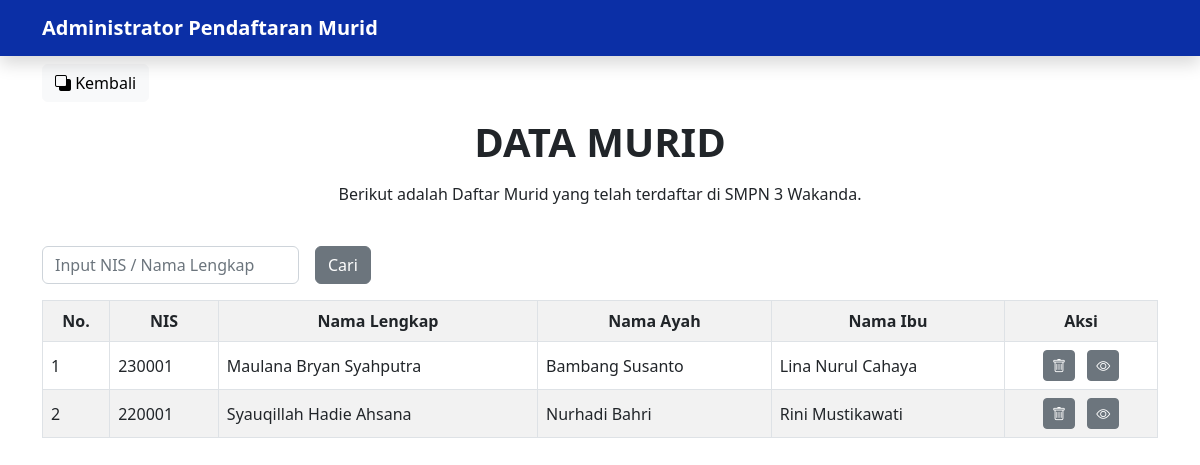
The page /tugas/dataMurid.php (signed in) on the database its author committed.
### tables this page shows
CREATE TABLE `murid` (
  `tanggalPengisian` date NOT NULL,
  `NIS` varchar(10) NOT NULL,
  `jenisPendaftaran` varchar(15) NOT NULL,
  `tanggalMasuk` date NOT NULL,
  `noPesertaUjian` varchar(20) NOT NULL,
  `paud` varchar(5) NOT NULL,
  `tk` varchar(5) NOT NULL,
  `noSKHUN` int(16) DEFAULT NULL,
  `noIjazah` int(16) NOT NULL,
  `hobi` varchar(25) NOT NULL,
  `citaCita` varchar(50) NOT NULL,
  `namaLengkap` varchar(100) NOT NULL,
  `jenisKelamin` varchar(10) NOT NULL,
  `NISN` varchar(10) NOT NULL,
  `NIK` varchar(16) NOT NULL,
  `tempatLahir` varchar(50) DEFAULT NULL,
  `tanggalLahir` date NOT NULL,
  `agama` varchar(25) NOT NULL,
  `muridBerkebutuhan` varchar(50) NOT NULL,
  `alamatJalan` varchar(100) NOT NULL,
  `rt` varchar(4) NOT NULL,
  `rw` varchar(4) NOT NULL,
  `dusun` varchar(50) DEFAULT NULL,
  `desa` varchar(50) NOT NULL,
  `kecamatan` varchar(50) NOT NULL,
  `kodePos` varchar(5) NOT NULL,
  `tempatTinggal` varchar(25) NOT NULL,
  `transportasi` varchar(50) NOT NULL,
  `hp` varchar(50) DEFAULT NULL,
  `telp` varchar(50) DEFAULT NULL,
  `email` varchar(50) DEFAULT NULL,
  `bantuan` varchar(5) NOT NULL,
  `noBantuan` varchar(50) DEFAULT NULL,
  `Kewarganegaraan` varchar(50) NOT NULL,
  `namaAyah` varchar(100) NOT NULL,
  `lahirAyah` int(4) NOT NULL,
  `pendidikanAyah` varchar(50) NOT NULL,
  `pekerjaanAyah` varchar(50) NOT NULL,
  `penghasilanAyah` varchar(50) NOT NULL,
  `kebutuhanAyah` varchar(50) NOT NULL,
  `namaIbu` varchar(100) NOT NULL,
  `lahirIbu` int(4) NOT NULL,
  `pendidikanIbu` varchar(50) NOT NULL,
  `pekerjaanIbu` varchar(50) NOT NULL,
  `penghasilanIbu` varchar(50) NOT NULL,
  `kebutuhanIbu` varchar(50) NOT NULL
);

### tugas/functions.php (called while the page is built, shortened)
<?php
$conn = mysqli_connect("localhost","root","","latihan");
function query ($query){
    global $conn;
    $result = mysqli_query($conn,$query);
    $rows = [];
    while ($row = mysqli_fetch_assoc($result)){
        $rows [] = $row;
    }
    return $rows;
}
?>

### tugas/dataMurid.php (the view, shortened to what this page needs)
<?php
require 'functions.php';
$murid  = query("SELECT * FROM murid ORDER BY NIS DESC");
?>
<!DOCTYPE html>
<html lang="en">
  <head>
    <link href="https://cdn.jsdelivr.net/npm/bootstrap@5.2.3/dist/css/bootstrap.min.css" rel="stylesheet" />
    <link rel="stylesheet" href="https://cdn.jsdelivr.net/npm/bootstrap-icons@1.10.3/font/bootstrap-icons.css">
  </head>
  <body>
    <nav class="navbar navbar-expand-lg navbar-dark shadow" style="background-color: #0B2Fa6">
      <div class="container">
        <a class="navbar-brand" href="dashboard.php" style="color: white; font-weight: 700">Administrator Pendaftaran Murid</a>
      </div>
    </nav>
    <div class="container pt-2 pb-2">
      <div class="d-flex justify-content-start">
        <a href="dashboard.php"><button type="button" class="btn btn-light"><i class="bi bi-back"></i> Kembali</button></a>
      </div>
      <div class="d-flex justify-content-center pt-3 pb-1">
        <h1 class="fw-bolder">DATA MURID</h1>
      </div>
      <div class="d-flex justify-content-center pt-1 pb-3">
        <p class="text-start">Berikut adalah Daftar Murid yang telah terdaftar di SMPN 3 Wakanda.</p>
      </div>
      <div class="col-md-auto d-flex justify-content-start pt-2 pb-2">
        <form action="" method ="post" class="row g-3">
          <div class="col-md-auto">
            <input class="form-control" type="text" name ="keyword" autofocus placeholder ="Input NIS / Nama Lengkap" autocomplete ="off" required>
          </div>
          <div class="col-md-auto">
            <button class="btn btn-secondary" type ="submit" name="cari">Cari</button>
          </div>
        </form>
      </div>
      <div class="pt-2 pb-2 table-responsive">
        <table class="table table-striped table-bordered align-middle">
          <tr class="text-center">
            <th>No.</th>
            <th>NIS</th>
            <th>Nama Lengkap</th>
            <th>Nama Ayah</th>
            <th>Nama Ibu</th>
            <th>Aksi</th>
          </tr>
          <?php $i = 1 ?>
          <?php foreach ($murid as $row) : ?>
          <tr>
            <td><?= $i ?></td>
            <td><?= $row["NIS"]?></td>
            <td><?= $row["namaLengkap"]?></td>
            <td><?= $row["namaAyah"]?></td>
            <td ><?= $row["namaIbu"]?></td>
            <td class="text-center">
            <a class="p-1" href="hapus.php?NIS=<?= $row["NIS"];?>" onclick="return confirm('Yakin?');"><button type="button" class="btn btn-secondary btn-sm"><i class="bi bi-trash"></i></button></a>
            <a class="p-1" href="cekDataMurid.php?NIS=<?= $row["NIS"];?>"><button type="button" class="btn btn-secondary btn-sm"><i class="bi bi-eye"></i></button></a>
            </td>
          </tr>
          <?php $i++ ?>
          <?php endforeach ?>
        </table>
      </div>
    </div>
  </body>
</html>

### rows shown on the page
murid: NIS "230001", namaLengkap "Maulana Bryan Syahputra", namaAyah "Bambang Susanto", namaIbu "Lina Nurul Cahaya"
murid: NIS "220001", namaLengkap "Syauqillah Hadie Ahsana", namaAyah "Nurhadi Bahri", namaIbu "Rini Mustikawati"
